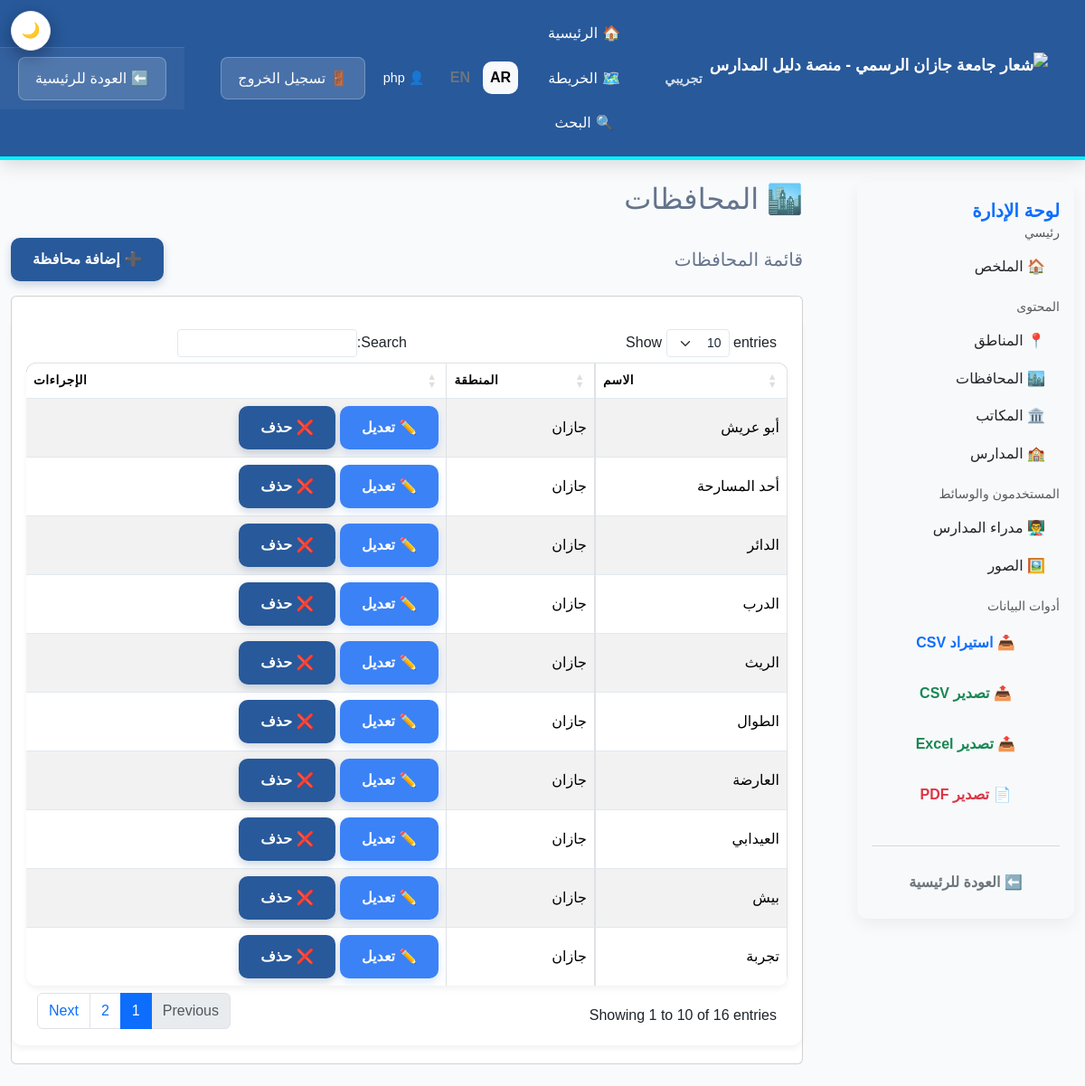
The page /Jazan_Project/governorates.php (signed in) on the database its author committed.
### tables this page shows
CREATE TABLE `governorates` (
  `Gov_ID` int(10) UNSIGNED NOT NULL,
  `Gov_Name` varchar(100) NOT NULL,
  `Region_ID` int(10) UNSIGNED DEFAULT NULL
);

CREATE TABLE `regions` (
  `Region_ID` int(10) UNSIGNED NOT NULL,
  `Region_Name` varchar(100) NOT NULL
);

### Jazan_Project/i18n.php (called while the page is built, shortened)
<?php
function _jazan_get_lang() {
    return 'ar';
}
function t($key) {
    static $translations = null;
    if ($translations === null) {
        if (function_exists('jazan_get_all_translations')) {
            $translations = jazan_get_all_translations();
        }
    }
    $lang = _jazan_get_lang();
    return $translations[$lang][$key] ?? $translations['ar'][$key] ?? $key;
}
function current_lang() {
    return _jazan_get_lang();
}
?>

### Jazan_Project/governorates.php (the view, shortened to what this page needs)
<?php
require_once "db.php";
require_once "navbar.php";
require_once "i18n.php";
$conn->set_charset("utf8mb4");
$page_lang = function_exists('current_lang') ? current_lang() : 'ar';
?>
<!DOCTYPE html>
<html lang="<?php echo htmlspecialchars($page_lang); ?>" dir="<?php echo $page_lang === 'en' ? 'ltr' : 'rtl'; ?>">
<head>
    <link href="https://cdn.jsdelivr.net/npm/bootstrap@5.3.2/dist/css/bootstrap.rtl.min.css" rel="stylesheet">
    <link rel="stylesheet" href="https://cdn.datatables.net/1.13.6/css/dataTables.bootstrap5.min.css">
    <link rel="stylesheet" href="styles.css">
</head>
<body>
    <div class="container-fluid py-4">
        <div class="row">
            <div class="col-md-3">
                <?php include 'admin_sidebar.php'; ?>
            </div>
            <div class="col-md-9">
                <h2 class="mb-4">🏙️ <?php echo htmlspecialchars(t('governorates_plural')); ?></h2>
                <div class="d-flex justify-content-between align-items-center mb-3">
                                        <h5 class="mb-0"><?php echo htmlspecialchars(t('governorates_list')); ?></h5>
                                        <button class="btn btn-primary" data-bs-toggle="modal" data-bs-target="#addGovModal"><?php echo htmlspecialchars(t('add_governorate')); ?></button>
                </div>
                <div class="card">
                    <div class="card-body table-responsive">
                        <table id="govTable" class="table table-striped table-hover table-bordered align-middle">
                            <thead>
                                <tr><th><?php echo htmlspecialchars(t('name')); ?></th><th><?php echo htmlspecialchars(t('region')); ?></th><th><?php echo htmlspecialchars(t('actions')); ?></th></tr>
                            </thead>
                            <tbody>
                                <?php
                                $govs = $conn->query("SELECT g.*, r.Region_Name FROM Governorates g LEFT JOIN Regions r ON r.Region_ID = g.Region_ID ORDER BY r.Region_Name, g.Gov_Name");
                                if ($govs && $govs->num_rows > 0) {
                                    while ($g = $govs->fetch_assoc()) {
                                        echo "<tr>",
                                             "<td>" . htmlspecialchars($g['Gov_Name']) . "</td>",
                                             "<td>" . htmlspecialchars($g['Region_Name']) . "</td>",
                                             "<td>",
                                                "<button type='button' class='btn btn-sm btn-info btn-edit-gov' data-id='".intval($g['Gov_ID'])."' data-name='".htmlspecialchars($g['Gov_Name'], ENT_QUOTES)."' data-region='".intval($g['Region_ID'])."'>✏️ " . htmlspecialchars(t('edit')) . "</button>",
                                                " ",
                                                "<form method='POST' style='display:inline;'>",
                                                    "<input type='hidden' name='del_gov' value='" . intval($g['Gov_ID']) . "'>",
                                                    "<input type='hidden' name='csrf_token' value='" . htmlspecialchars(getCsrfToken()) . "'>",
                                                    "<button type='submit' onclick=\"return confirm('" . htmlspecialchars(t('confirm_delete_gov')) . "')\" class='btn btn-sm btn-danger'>❌ " . htmlspecialchars(t('delete')) . "</button>",
                                                "</form>",
                                             "</td>",
                                        "</tr>";
                                    }
                                } else {
                                    echo "<tr><td colspan='3' class='text-center text-muted'>" . htmlspecialchars(t('no_governorates')) . "</td></tr>";
                                }
                                ?>
                            </tbody>
                        </table>
                    </div>
                </div>
            </div>
        </div>
    </div>
</body>
</html>

### Jazan_Project/styles.css (style rules this page uses)
:root { --primary: #003366; --primary-light: #004d99; --accent: #00f2fe; --accent-light: #33fbff; --success: #10b981; --danger: #ef4444; --warning: #f59e0b; --info: #3b82f6; --bg: #f8fafc; --bg-secondary: #f1f5f9; --white: #ffffff; --text-dark: #1e293b; --text-light: #64748b; --border: #e2e8f0; }
:root { --fg: var(--text-dark); --input-placeholder: rgba(15, 23, 42, 0.45); }
* { box-sizing: border-box; }
html { scroll-behavior: smooth; }
body { font-family: 'Tajawal', sans-serif; background: var(--bg); margin: 0; padding: 0; color: var(--text-light); line-height: 1.6; min-height: 100vh; }
button, .btn, .button, input[type="submit"], input[type="button"] { padding: 12px 24px; border: none; border-radius: 10px; cursor: pointer; font-family: 'Tajawal', sans-serif; font-weight: 600; font-size: 1rem; transition: all 0.3s ease; display: inline-flex; align-items: center; justify-content: center; gap: 8px; text-decoration: none; white-space: nowrap; outline: none; }
.btn-primary, .btn-default, button[type="submit"] { background: var(--primary); color: white; box-shadow: 0 4px 10px rgba(0, 51, 102, 0.2); }
.btn-danger { background: var(--danger); color: white; box-shadow: 0 4px 10px rgba(239, 68, 68, 0.2); }
.btn-info { background: var(--info); color: white; box-shadow: 0 4px 10px rgba(59, 130, 246, 0.2); }
.table-responsive { overflow-x: auto; -webkit-overflow-scrolling: touch; margin: 20px 0; border-radius: 12px; box-shadow: 0 4px 6px rgba(0, 0, 0, 0.05); }
table { width: 100%; border-collapse: collapse; background: var(--white); border-radius: 12px; overflow: hidden; box-shadow: 0 4px 6px rgba(0, 0, 0, 0.05); min-width: 600px; }
thead { background: linear-gradient(135deg, var(--primary) 0%, var(--primary-light) 100%); color: white; position: sticky; top: 0; z-index: 10; }
th, td { padding: 15px; text-align: right; border-bottom: 1px solid var(--border); }
th { font-weight: 600; text-transform: uppercase; font-size: 0.85rem; letter-spacing: 0.5px; }
tbody tr { transition: all 0.3s ease; }
tbody tr:last-child td { border-bottom: none; }

### rows shown on the page
governorates: Gov_Name "أبو عريش", Region_ID.Region_Name "جازان"
governorates: Gov_Name "أحد المسارحة", Region_ID.Region_Name "جازان"
governorates: Gov_Name "الدائر", Region_ID.Region_Name "جازان"
governorates: Gov_Name "الدرب", Region_ID.Region_Name "جازان"
governorates: Gov_Name "الريث", Region_ID.Region_Name "جازان"
governorates: Gov_Name "الطوال", Region_ID.Region_Name "جازان"
governorates: Gov_Name "العارضة", Region_ID.Region_Name "جازان"
governorates: Gov_Name "العيدابي", Region_ID.Region_Name "جازان"
governorates: Gov_Name "بيش", Region_ID.Region_Name "جازان"
governorates: Gov_Name "تجربة", Region_ID.Region_Name "جازان"

### other values the page prints
$L['beta'] "تجريبي"
$L['home'] "الرئيسية"
$L['map'] "الخريطة"
$L['search'] "البحث"
$L['lang_ar'] "AR"
$L['lang_en'] "EN"
$_SESSION['username'] "php"
$L['logout'] "تسجيل الخروج"
$back_text_local "⬅️ العودة للرئيسية"
t('admin_dashboard') "لوحة الإدارة"
t('main_section') "رئيسي"
t('summary') "الملخص"
t('content_section') "المحتوى"
t('regions') "المناطق"
t('governorates_plural') "المحافظات"
